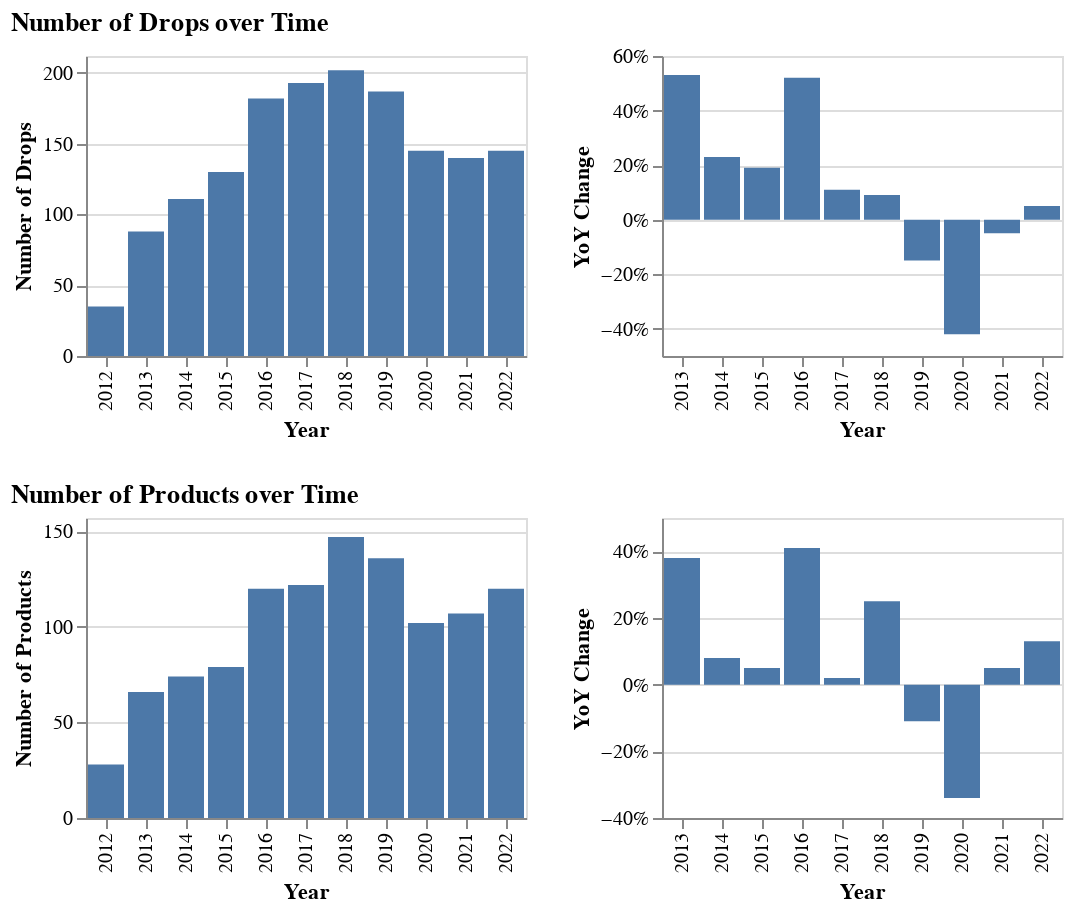

Write notebook code for a chart like this one.
### Markdown cell above
# How many drops and products were there?

I think we can say that Outlier is back to around where they were pre-pandemic. The **number of drops** is lower than the 2016-2019 average, but it looks like things were headed that way even without the pandemic: _fewer, but larger drops._

The **number of products** has returned back to 2016-2019 levels; Outlier seems to be firing on all cylinders again, though the new normal might not exactly be where the 2019 trajectory was headed before COVID intervened.

### Code cell
rel_per_year_df = pd.DataFrame(df_all.groupby('Year').count()['Product'])
prod_per_year_df = pd.DataFrame(all_products_df.groupby('Year').count()['Release']
)

(plots.plot_with_yoy(rel_per_year_df, 'Product', 'Drops').properties(title='Number of Drops over Time') 
& plots.plot_with_yoy(prod_per_year_df, 'Release', 'Products').properties(title='Number of Products over Time') )

### Figure 1 — Vega-Lite specification as saved in the notebook (floating-point values rounded to 4 significant figures)
{"$schema": "https://vega.github.io/schema/vega-lite/v4.17.0.json", "config": {"view": {"continuousHeight": 300, "continuousWidth": 400}}, "datasets": {"data-3be8ccfade8e5e85cd4eee1b574a89cf": [{"Product": null, "Year": 2012}, {"Product": 0.53, "Year": 2013}, {"Product": 0.23, "Year": 2014}, {"Product": 0.19, "Year": 2015}, {"Product": 0.52, "Year": 2016}, {"Product": 0.11, "Year": 2017}, {"Product": 0.09, "Year": 2018}, {"Product": -0.15, "Year": 2019}, {"Product": -0.42, "Year": 2020}, {"Product": -0.05, "Year": 2021}, {"Product": 0.05, "Year": 2022}], "data-a4244d02cbdd012b7ee2f9fbc754575a": [{"Release": null, "Year": 2012}, {"Release": 0.38, "Year": 2013}, {"Release": 0.08, "Year": 2014}, {"Release": 0.05, "Year": 2015}, {"Release": 0.41, "Year": 2016}, {"Release": 0.02, "Year": 2017}, {"Release": 0.25, "Year": 2018}, {"Release": -0.11, "Year": 2019}, {"Release": -0.34, "Year": 2020}, {"Release": 0.05, "Year": 2021}, {"Release": 0.13, "Year": 2022}], "data-c211f37ab3048563b53c021c94fefdf8": [{"Release": 28, "Year": 2012}, {"Release": 66, "Year": 2013}, {"Release": 74, "Year": 2014}, {"Release": 79, "Year": 2015}, {"Release": 120, "Year": 2016}, {"Release": 122, "Year": 2017}, {"Release": 147, "Year": 2018}, {"Release": 136, "Year": 2019}, {"Release": 102, "Year": 2020}, {"Release": 107, "Year": 2021}, {"Release": 120, "Year": 2022}], "data-eab68d497da025180d20df3749a99865": [{"Product": 35, "Year": 2012}, {"Product": 88, "Year": 2013}, {"Product": 111, "Year": 2014}, {"Product": 130, "Year": 2015}, {"Product": 182, "Year": 2016}, {"Product": 193, "Year": 2017}, {"Product": 202, "Year": 2018}, {"Product": 187, "Year": 2019}, {"Product": 145, "Year": 2020}, {"Product": 140, "Year": 2021}, {"Product": 145, "Year": 2022}]}, "vconcat": [{"hconcat": [{"data": {"name": "data-eab68d497da025180d20df3749a99865"}, "encoding": {"tooltip": [{"field": "Year", "type": "quantitative"}, {"field": "Product", "title": "Drops", "type": "quantitative"}], "x": {"field": "Year", "type": "ordinal"}, "y": {"axis": {"title": "Number of Drops"}, "field": "Product", "scale": {"domain": [0, 212]}, "type": "quantitative"}}, "height": 150, "mark": "bar"}, {"data": {"name": "data-3be8ccfade8e5e85cd4eee1b574a89cf"}, "encoding": {"tooltip": [{"field": "Year", "type": "quantitative"}, {"field": "Product", "format": "%", "title": "YoY Change", "type": "quantitative"}], "x": {"field": "Year", "type": "ordinal"}, "y": {"axis": {"format": "%", "title": "YoY Change"}, "field": "Product", "scale": {}, "type": "quantitative"}}, "height": 150, "mark": "bar"}], "title": "Number of Drops over Time"}, {"hconcat": [{"data": {"name": "data-c211f37ab3048563b53c021c94fefdf8"}, "encoding": {"tooltip": [{"field": "Year", "type": "quantitative"}, {"field": "Release", "title": "Products", "type": "quantitative"}], "x": {"field": "Year", "type": "ordinal"}, "y": {"axis": {"title": "Number of Products"}, "field": "Release", "scale": {"domain": [0, 157]}, "type": "quantitative"}}, "height": 150, "mark": "bar"}, {"data": {"name": "data-a4244d02cbdd012b7ee2f9fbc754575a"}, "encoding": {"tooltip": [{"field": "Year", "type": "quantitative"}, {"field": "Release", "format": "%", "title": "YoY Change", "type": "quantitative"}], "x": {"field": "Year", "type": "ordinal"}, "y": {"axis": {"format": "%", "title": "YoY Change"}, "field": "Release", "scale": {}, "type": "quantitative"}}, "height": 150, "mark": "bar"}], "title": "Number of Products over Time"}]}
